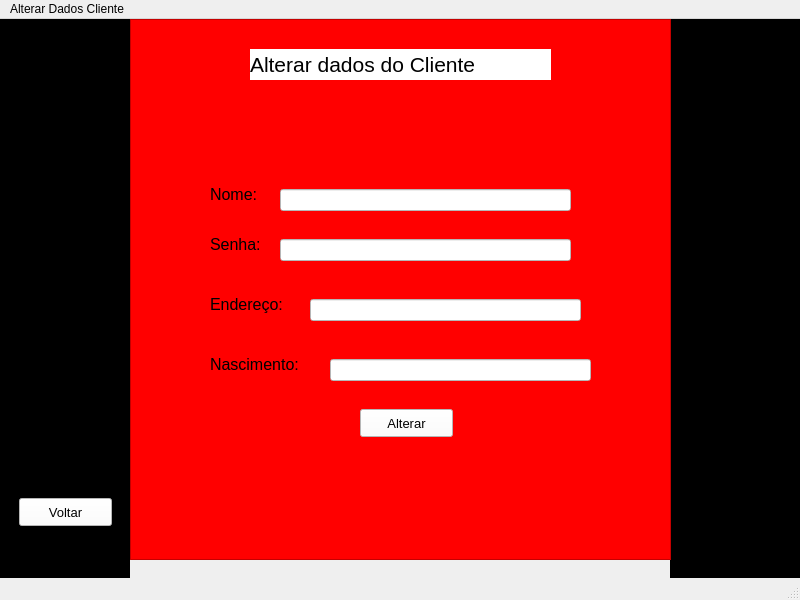
<?xml version="1.0" encoding="UTF-8"?>
<ui version="4.0">
 <class>MainWindow</class>
 <widget class="QMainWindow" name="MainWindow">
  <property name="geometry">
   <rect>
    <x>0</x>
    <y>0</y>
    <width>800</width>
    <height>600</height>
   </rect>
  </property>
  <property name="windowTitle">
   <string>MainWindow</string>
  </property>
  <widget class="QWidget" name="centralwidget">
   <widget class="QFrame" name="frame">
    <property name="geometry">
     <rect>
      <x>-1</x>
      <y>-1</y>
      <width>131</width>
      <height>561</height>
     </rect>
    </property>
    <property name="styleSheet">
     <string notr="true">background-color: rgb(0, 0, 0);
background-color: rgb(0, 0, 0);</string>
    </property>
    <property name="frameShape">
     <enum>QFrame::StyledPanel</enum>
    </property>
    <property name="frameShadow">
     <enum>QFrame::Raised</enum>
    </property>
    <widget class="QPushButton" name="pushButton_2">
     <property name="geometry">
      <rect>
       <x>20</x>
       <y>480</y>
       <width>93</width>
       <height>28</height>
      </rect>
     </property>
     <property name="font">
      <font>
       <pointsize>10</pointsize>
      </font>
     </property>
     <property name="styleSheet">
      <string notr="true">background-color: rgb(255, 255, 255);</string>
     </property>
     <property name="text">
      <string>Voltar</string>
     </property>
    </widget>
   </widget>
   <widget class="QFrame" name="frame_2">
    <property name="geometry">
     <rect>
      <x>670</x>
      <y>0</y>
      <width>131</width>
      <height>571</height>
     </rect>
    </property>
    <property name="styleSheet">
     <string notr="true">background-color: rgb(0, 0, 0);</string>
    </property>
    <property name="frameShape">
     <enum>QFrame::StyledPanel</enum>
    </property>
    <property name="frameShadow">
     <enum>QFrame::Raised</enum>
    </property>
   </widget>
   <widget class="QFrame" name="frame_3">
    <property name="geometry">
     <rect>
      <x>130</x>
      <y>0</y>
      <width>541</width>
      <height>541</height>
     </rect>
    </property>
    <property name="styleSheet">
     <string notr="true">background-color: rgb(255, 0, 0);</string>
    </property>
    <property name="frameShape">
     <enum>QFrame::StyledPanel</enum>
    </property>
    <property name="frameShadow">
     <enum>QFrame::Raised</enum>
    </property>
    <widget class="QLabel" name="label">
     <property name="geometry">
      <rect>
       <x>120</x>
       <y>30</y>
       <width>301</width>
       <height>31</height>
      </rect>
     </property>
     <property name="font">
      <font>
       <pointsize>16</pointsize>
      </font>
     </property>
     <property name="styleSheet">
      <string notr="true">background-color: rgb(255, 255, 255);</string>
     </property>
     <property name="text">
      <string>Alterar dados do Cliente</string>
     </property>
    </widget>
    <widget class="QLabel" name="label_2">
     <property name="geometry">
      <rect>
       <x>80</x>
       <y>160</y>
       <width>71</width>
       <height>31</height>
      </rect>
     </property>
     <property name="font">
      <font>
       <pointsize>12</pointsize>
      </font>
     </property>
     <property name="text">
      <string>Nome:</string>
     </property>
    </widget>
    <widget class="QLabel" name="label_3">
     <property name="geometry">
      <rect>
       <x>80</x>
       <y>210</y>
       <width>71</width>
       <height>31</height>
      </rect>
     </property>
     <property name="font">
      <font>
       <pointsize>12</pointsize>
      </font>
     </property>
     <property name="text">
      <string>Senha:</string>
     </property>
    </widget>
    <widget class="QLabel" name="label_4">
     <property name="geometry">
      <rect>
       <x>80</x>
       <y>270</y>
       <width>91</width>
       <height>31</height>
      </rect>
     </property>
     <property name="font">
      <font>
       <pointsize>12</pointsize>
      </font>
     </property>
     <property name="text">
      <string>Endereço:</string>
     </property>
    </widget>
    <widget class="QLabel" name="label_5">
     <property name="geometry">
      <rect>
       <x>80</x>
       <y>330</y>
       <width>121</width>
       <height>31</height>
      </rect>
     </property>
     <property name="font">
      <font>
       <pointsize>12</pointsize>
      </font>
     </property>
     <property name="text">
      <string>Nascimento:</string>
     </property>
    </widget>
    <widget class="QLineEdit" name="lineEdit">
     <property name="geometry">
      <rect>
       <x>150</x>
       <y>170</y>
       <width>291</width>
       <height>22</height>
      </rect>
     </property>
     <property name="styleSheet">
      <string notr="true">background-color: rgb(255, 255, 255);</string>
     </property>
    </widget>
    <widget class="QLineEdit" name="lineEdit_2">
     <property name="geometry">
      <rect>
       <x>150</x>
       <y>220</y>
       <width>291</width>
       <height>22</height>
      </rect>
     </property>
     <property name="styleSheet">
      <string notr="true">background-color: rgb(255, 255, 255);</string>
     </property>
    </widget>
    <widget class="QLineEdit" name="lineEdit_3">
     <property name="geometry">
      <rect>
       <x>180</x>
       <y>280</y>
       <width>271</width>
       <height>22</height>
      </rect>
     </property>
     <property name="styleSheet">
      <string notr="true">background-color: rgb(255, 255, 255);</string>
     </property>
    </widget>
    <widget class="QLineEdit" name="lineEdit_4">
     <property name="geometry">
      <rect>
       <x>200</x>
       <y>340</y>
       <width>261</width>
       <height>22</height>
      </rect>
     </property>
     <property name="styleSheet">
      <string notr="true">background-color: rgb(255, 255, 255);</string>
     </property>
    </widget>
    <widget class="QPushButton" name="pushButton">
     <property name="geometry">
      <rect>
       <x>230</x>
       <y>390</y>
       <width>93</width>
       <height>28</height>
      </rect>
     </property>
     <property name="font">
      <font>
       <pointsize>10</pointsize>
      </font>
     </property>
     <property name="styleSheet">
      <string notr="true">background-color: rgb(255, 255, 255);</string>
     </property>
     <property name="text">
      <string>Alterar</string>
     </property>
    </widget>
   </widget>
  </widget>
  <widget class="QMenuBar" name="menubar">
   <property name="geometry">
    <rect>
     <x>0</x>
     <y>0</y>
     <width>800</width>
     <height>26</height>
    </rect>
   </property>
   <widget class="QMenu" name="menuAlterar_Dados_Cliente">
    <property name="title">
     <string>Alterar Dados Cliente</string>
    </property>
   </widget>
   <addaction name="menuAlterar_Dados_Cliente"/>
  </widget>
  <widget class="QStatusBar" name="statusbar"/>
 </widget>
 <resources/>
 <connections/>
</ui>
